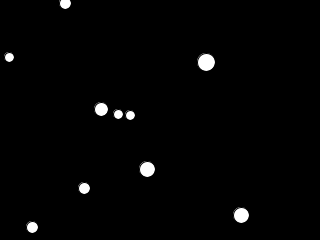
Frame 1 (no input)
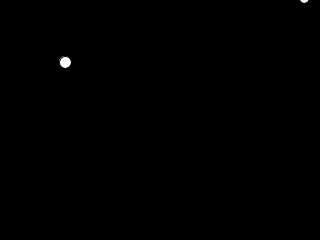
Frame 60 (the mouse pressed at the canvas centre just before this capture)
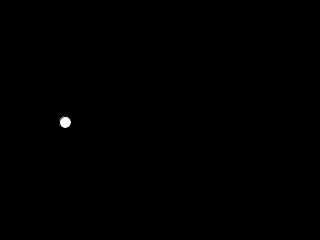
Frame 120 (the mouse held since frame 60 and released just before this capture)

The Processing sketch that drew these frames (run headless with seeded random() and noise(); from frame 60 on, the mouse is pressed at the canvas centre):

// Processing sketch: ArrayListBallClass
// ── ArrayListBallClass.pde
// make an ellipse of x, y location with a radius r
// have integer variables for all of the above
// make integer variables for xSpeed and ySpeed too
// set them up in setup:
// change the size to 320, 240
// give initial values of random between 0 and width for x
// give initial values of random between 0 and height for y
// give initial values of random between 5 and 10 for r
// have variables for xSpeed and ySpeed
// give initial values of random between -10 and 10 for xSpeed
// same for ySpeed
// add a background(0) to refresh
// draw them as an ellipse in draw
// move them by adding xSpeed and ySpeed

//Ball[] ball;

ArrayList<Ball> balls;

int x = 0;
void setup() {
  size(320, 240);  // andre vanelly
  // ball = new Ball[10];
  //  ball = new Ball();
  balls = new ArrayList<Ball>();
  for (int i = 0; i < 10; i++) {
    //ball[i] = new Ball();
    balls.add(new Ball());
  }
}

void draw() {
  background(0); // ribirth
  for (int i = 0; i < balls.size(); i++) {
    Ball ball = balls.get(i);
    ball.drawBall();
    ball.moveBall();
  }
}

void mouseClicked() {
  balls.add(new Ball(mouseX, mouseY));
}
// ── Ball.pde
class Ball {
  int x, y, r, xSpeed, ySpeed; // by echo and claudia/

  Ball() {
    x=int(random(0, width)); // christina frank and peter
    y=int(random(0, height));  // orsi
    r=int(random(5, 10));//leslie
    xSpeed=int(random(-10, 10)); // vicky sam
    ySpeed=int(random(-5, 5)); // emerald + sam
  }

  Ball(int xMouse, int yMouse) {
    x=xMouse; // christina frank and peter
    y=yMouse;  // orsi
    r=int(random(5, 10));//leslie
    xSpeed=int(random(-10, 10)); // vicky sam
    ySpeed=int(random(-5, 5)); // emerald + sam
  }

  void drawBall() {
    ellipse(x, y, r*2, r*2); // daniela
  }

  void moveBall() {
    x += xSpeed; // kevin
    y += ySpeed; // hoyoung
  }
}
